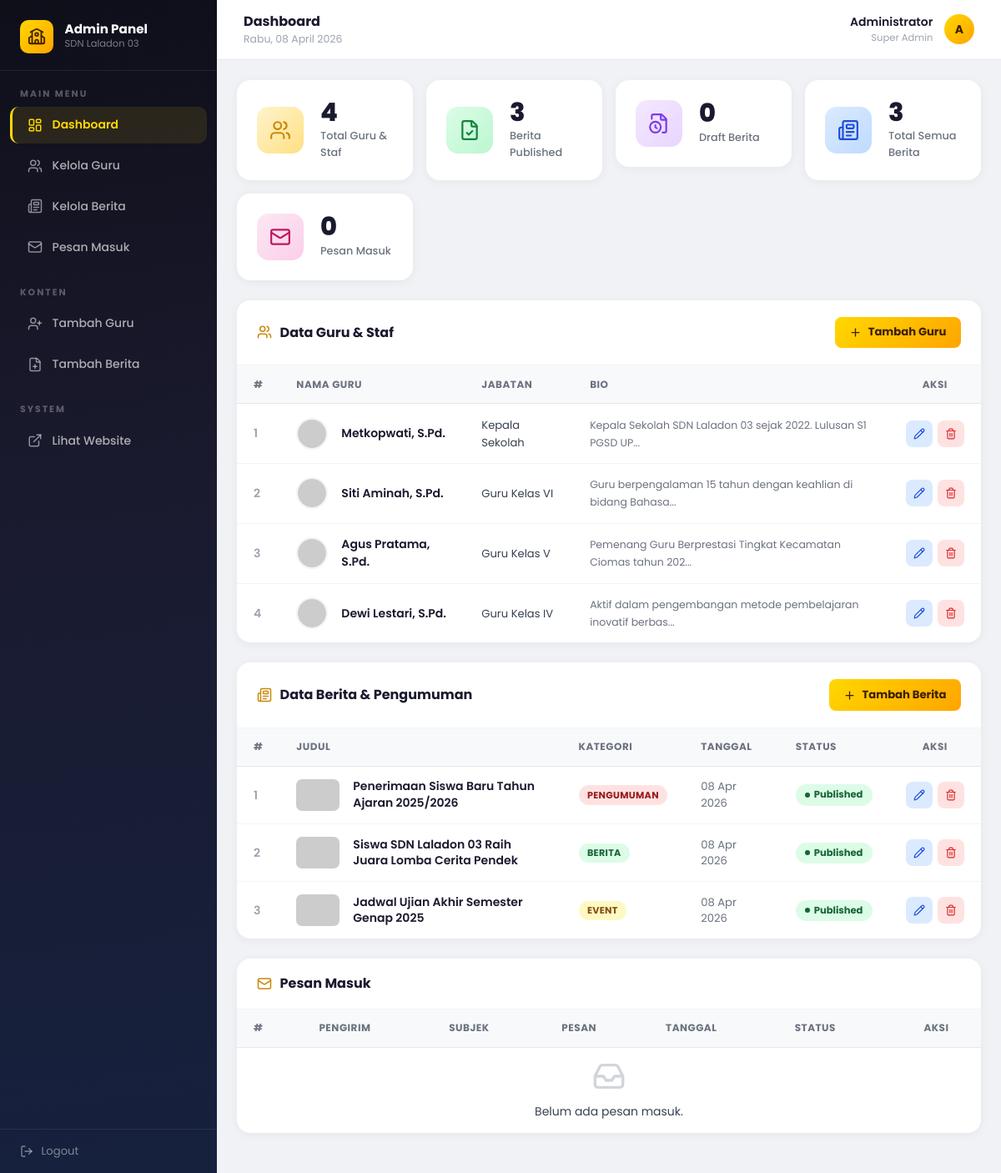
/laladon/admin_dashboard.php (signed in), run on the app's committed database.
### tables this page shows
CREATE TABLE IF NOT EXISTS teachers (
    id         INT AUTO_INCREMENT PRIMARY KEY,
    name       VARCHAR(100) NOT NULL,
    position   VARCHAR(100) NOT NULL,
    photo      VARCHAR(255) DEFAULT 'https://placehold.co/400x400/34495e/ffffff?text=Guru',
    bio        TEXT,
    created_at TIMESTAMP DEFAULT CURRENT_TIMESTAMP
);

CREATE TABLE IF NOT EXISTS announcements (
    id           INT AUTO_INCREMENT PRIMARY KEY,
    title        VARCHAR(255) NOT NULL,
    content      TEXT NOT NULL,
    category     ENUM('pengumuman', 'berita', 'event') DEFAULT 'pengumuman',
    image        VARCHAR(255) DEFAULT 'https://placehold.co/600x400/34495e/ffffff?text=Berita',
    is_published TINYINT(1) DEFAULT 1,
    created_at   TIMESTAMP DEFAULT CURRENT_TIMESTAMP
);

### laladon/admin_dashboard.php (the view, shortened to what the rows shown need)
<?php
include 'koneksi.php';
?>
<!DOCTYPE html>
<html lang="id">
<head>
    <link href="https://cdn.jsdelivr.net/npm/bootstrap@5.3.3/dist/css/bootstrap.min.css" rel="stylesheet">
</head>
<body>
<div class="admin-wrapper">
    <div id="admin-content">
        <div class="p-4" style="flex:1;">
            <div class="admin-card mb-4" id="teachers-section">
                <div class="table-responsive">
                    <table class="admin-table">
                        <thead>
                            <tr>
                                <th>#</th>
                                <th>Nama Guru</th>
                                <th>Jabatan</th>
                                <th>Bio</th>
                                <th class="text-center">Aksi</th>
                            </tr>
                        </thead>
                        <tbody>
                            <?php
                            $res = mysqli_query($koneksi, "SELECT * FROM teachers ORDER BY id ASC");
                            $no = 1;
                            if (mysqli_num_rows($res) > 0):
                                while ($r = mysqli_fetch_assoc($res)):
                            ?>
                            <tr>
                                <td style="color:#9ca3af;font-weight:600;width:50px;"><?php echo $no++; ?></td>
                                <td>
                                    <div class="d-flex align-items-center gap-3">
                                        <img src="<?php echo htmlspecialchars($r['photo']); ?>" class="tbl-avatar" alt="">
                                        <div>
                                            <div class="tbl-name"><?php echo htmlspecialchars($r['name']); ?></div>
                                        </div>
                                    </div>
                                </td>
                                <td><span style="font-size:.82rem;color:#374151;"><?php echo htmlspecialchars($r['position']); ?></span></td>
                                <td><span class="tbl-sub"><?php echo htmlspecialchars(substr($r['bio'], 0, 60)); ?>...</span></td>
                                <td>
                                    <div class="action-wrap justify-content-center">
                                        <a href="teacher_form.php?id=<?php echo $r['id']; ?>" class="btn-tbl btn-tbl-edit" title="Edit">
                                            <i data-lucide="pencil" style="width:14px;height:14px;"></i>
                                        </a>
                                        <a href="teacher_process.php?delete=<?php echo $r['id']; ?>" class="btn-tbl btn-tbl-delete" title="Hapus"
                                           onclick="return confirm('Yakin ingin menghapus guru ini?')">
                                            <i data-lucide="trash-2" style="width:14px;height:14px;"></i>
                                        </a>
                                    </div>
                                </td>
                            </tr>
                            <?php endwhile; endif; ?>
                        </tbody>
                    </table>
                </div>
            </div>
            <div class="admin-card mb-4" id="news-section">
                <div class="table-responsive">
                    <table class="admin-table">
                        <thead>
                            <tr>
                                <th>#</th>
                                <th>Judul</th>
                                <th>Kategori</th>
                                <th>Tanggal</th>
                                <th>Status</th>
                                <th class="text-center">Aksi</th>
                            </tr>
                        </thead>
                        <tbody>
                            <?php
                            $res2 = mysqli_query($koneksi, "SELECT * FROM announcements ORDER BY created_at DESC");
                            $no2  = 1;
                            if (mysqli_num_rows($res2) > 0):
                                while ($r2 = mysqli_fetch_assoc($res2)):
                                    $cat_map   = ['pengumuman'=>'pengumuman','berita'=>'berita','event'=>'event'];
                                    $cat_label = ['pengumuman'=>'Pengumuman','berita'=>'Berita','event'=>'Event'];
                                    $cat_cls   = $cat_map[$r2['category']] ?? 'berita';
                                    $cat_lbl   = $cat_label[$r2['category']] ?? 'Berita';
                            ?>
                            <tr>
                                <td style="color:#9ca3af;font-weight:600;width:50px;"><?php echo $no2++; ?></td>
                                <td>
                                    <div class="d-flex align-items-center gap-3">
                                        <img src="<?php echo htmlspecialchars($r2['image']); ?>" class="tbl-thumb" alt="">
                                        <div class="tbl-name" style="max-width:280px;line-height:1.4;"><?php echo htmlspecialchars($r2['title']); ?></div>
                                    </div>
                                </td>
                                <td><span class="cat-badge <?php echo $cat_cls; ?>"><?php echo $cat_lbl; ?></span></td>
                                <td style="font-size:.82rem;color:#6b7280;"><?php echo date('d M Y', strtotime($r2['created_at'])); ?></td>
                                <td>
                                    <span class="status-badge <?php echo $r2['is_published'] ? 'published' : 'draft'; ?>">
                                        <?php echo $r2['is_published'] ? 'Published' : 'Draft'; ?>
                                    </span>
                                </td>
                                <td>
                                    <div class="action-wrap justify-content-center">
                                        <a href="announcement_form.php?id=<?php echo $r2['id']; ?>" class="btn-tbl btn-tbl-edit" title="Edit">
                                            <i data-lucide="pencil" style="width:14px;height:14px;"></i>
                                        </a>
                                        <a href="announcement_process.php?delete=<?php echo $r2['id']; ?>" class="btn-tbl btn-tbl-delete" title="Hapus"
                                           onclick="return confirm('Yakin ingin menghapus berita ini?')">
                                            <i data-lucide="trash-2" style="width:14px;height:14px;"></i>
                                        </a>
                                    </div>
                                </td>
                            </tr>
                            <?php endwhile; endif; ?>
                        </tbody>
                    </table>
                </div>
            </div>
            <div class="admin-card mb-4" id="messages-section">
                <div class="table-responsive">
                    <table class="admin-table">
                        <thead>
                            <tr>
                                <th>#</th>
                                <th>Pengirim</th>
                                <th>Subjek</th>
                                <th>Pesan</th>
                                <th>Tanggal</th>
                                <th>Status</th>
                                <th class="text-center">Aksi</th>
                            </tr>
                        </thead>
                    </table>
                </div>
            </div>
        </div>
    </div>
</div>
</body>
</html>

### data on the page
teachers: name "Metkopwati, S.Pd.", position "Kepala Sekolah", bio "Kepala Sekolah SDN Laladon 03 sejak 2022. Lulusan S1 PGSD UP"
teachers: name "Siti Aminah, S.Pd.", position "Guru Kelas VI", bio "Guru berpengalaman 15 tahun dengan keahlian di bidang Bahasa"
teachers: name "Agus Pratama, S.Pd.", position "Guru Kelas V", bio "Pemenang Guru Berprestasi Tingkat Kecamatan Ciomas tahun 202"
teachers: name "Dewi Lestari, S.Pd.", position "Guru Kelas IV", bio "Aktif dalam pengembangan metode pembelajaran inovatif berbas"
announcements: title "Penerimaan Siswa Baru Tahun Ajaran 2025/2026", category "PENGUMUMAN", created_at "08 Apr 2026", is_published "Published"
announcements: title "Siswa SDN Laladon 03 Raih Juara Lomba Cerita Pendek", category "BERITA", created_at "08 Apr 2026", is_published "Published"
announcements: title "Jadwal Ujian Akhir Semester Genap 2025", category "EVENT", created_at "08 Apr 2026", is_published "Published"

### other printed values
$total_teachers "4"
$total_news "3"
$total_draft "0"
$total_all_news "3"
$total_messages "0"
